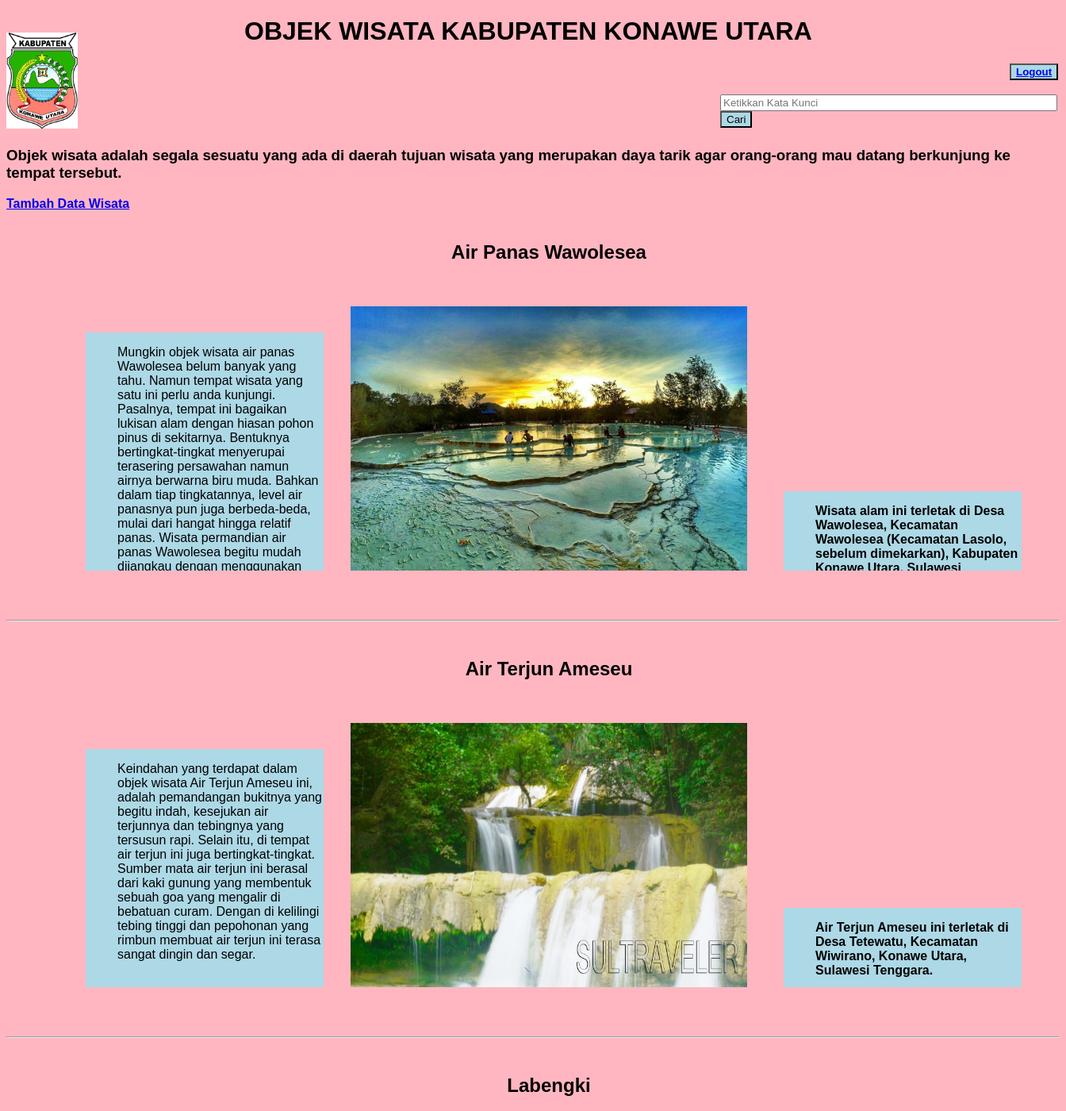
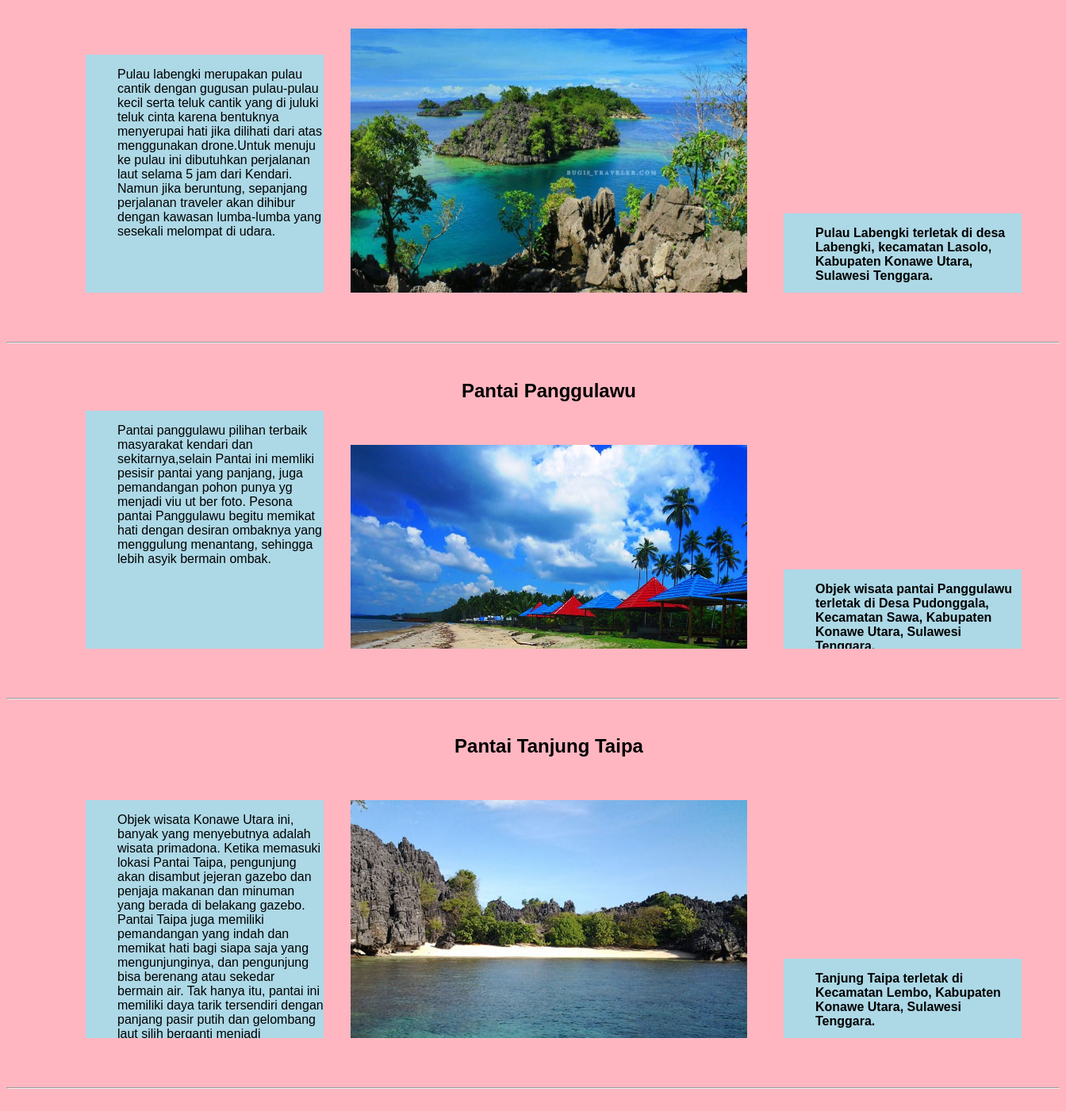
Page /pariwisata/index.php (signed in) on the committed database (2 pictures, top to bottom).
### tables this page shows
CREATE TABLE `objekwisata` (
  `Nama` varchar(50) NOT NULL,
  `Gambar` varchar(5000) NOT NULL,
  `Keterangan` text NOT NULL,
  `Alamat` varchar(500) NOT NULL
);

### pariwisata/function.php (called while the page is built, shortened)
<?php
$db = mysqli_connect("localhost","root","","wisata_konut");
function query($query) {
	global $db;
	$tb = mysqli_query($db, $query);
	$rows = [];
	while( $row = mysqli_fetch_assoc($tb) ){
		$rows[] =$row;
	}
	return $rows;
}
 ?>

### pariwisata/index.php (the view, shortened to what this page needs)
<?php
require 'function.php';
$objek_wisata = query ("SELECT *FROM objekwisata");
?>
<!DOCTYPE html>
<html>
<head>
</head>
<body>
    <h1><strong><marquee>OBJEK WISATA KABUPATEN KONAWE UTARA</marquee></strong></h1>
    <div class="logout">
        <button type="submit"> <a href="logout.php"><b>Logout</b> </a> </button>
    </div><br>
    <form action="" method="post">
        <div class="Cari">
            <input type="text" name="pencarian" size="50"
            placeholder="Ketikkan Kata Kunci">
            <button type="submit" name="cari">Cari</button>
        </div>
        <div class="img">
            <img src="img/logo.jpg" width="90" alt="Logo">
        </div>
    </form>
        <h3>Objek wisata adalah segala sesuatu yang ada di daerah tujuan wisata yang merupakan daya tarik agar orang-orang mau datang berkunjung ke tempat tersebut.</h3>
        <a href="tambah.php"><b>Tambah Data Wisata</b></a>
        <br><br>
        <?php foreach ( $objek_wisata as $row ) : ?>
    <ul>
        <center>
    	<h2><strong><?= $row["Nama"]; ?> </strong></h2>
        </center> <br>
    </ul>
    <ul>
    	<center>
    	<img src="img/<?= $row["Gambar"]; ?>" width=500">
    	</center>
   </ul>
   <div class="ket">
   <ul>
        <?= $row["Keterangan"]; ?>
   </ul>
   </div>
   <div class="alm">
   <ul>
    	<b><?= $row["Alamat"]; ?> </b>
    </ul>
    </div>
        <br><br><br>
        <hr>
        <br>
<?php endforeach; ?>
</body>
</html>

### pariwisata/index.php (style rules this page uses)
body { background-color: lightpink; font-family: sans-serif; }
h1 { margin-left: 300px; }
.logout { margin-left: 1265px; }
.Cari { margin-left: 900px }
.img { margin-top: -120px; }
button { background-color: lightblue; }
.ket { width: 300px; height: 300px; background-color: lightblue; overflow: scroll; margin-top: -320px; margin-left: 100px; }
.alm { width: 300px; height: 100px; background-color: lightblue; overflow: scroll; margin-top: -100px; margin-left: 980px; }

### rows in the picture
objekwisata: Nama "Air Panas Wawolesea", Gambar (picture), Keterangan "Mungkin objek wisata air panas Wawolesea belum banyak yang tahu. Namun tempat wisata yang satu ini perlu anda kunjungi. Pasalnya, tempat ini bagaikan lukisan alam dengan hiasan pohon pinus di sekitarnya. Bentuknya bertingkat-tingkat menyerupai terasering persawahan namun airnya berwarna biru muda. Bahkan dalam tiap tingkatannya, level air panasnya pun juga berbeda-beda, mulai dari hangat hingga relatif panas. Wisata permandian air panas Wawolesea begitu mudah dijangkau dengan menggunakan…", Alamat "Wisata alam ini terletak di Desa Wawolesea, Kecamatan Wawolesea (Kecamatan Lasolo, sebelum dimekarkan), Kabupaten…"
objekwisata: Nama "Air Terjun Ameseu", Gambar (picture), Keterangan "Keindahan yang terdapat dalam objek wisata Air Terjun Ameseu ini, adalah pemandangan bukitnya yang begitu indah, kesejukan air terjunnya dan tebingnya yang tersusun rapi. Selain itu, di tempat air terjun ini juga bertingkat-tingkat. Sumber mata air terjun ini berasal dari kaki gunung yang membentuk sebuah goa yang mengalir di bebatuan curam. Dengan di kelilingi tebing tinggi dan pepohonan yang rimbun membuat air terjun ini terasa sangat dingin dan segar.", Alamat "Air Terjun Ameseu ini terletak di Desa Tetewatu, Kecamatan Wiwirano, Konawe Utara, Sulawesi Tenggara."
objekwisata: Nama "Labengki", Gambar (picture), Keterangan "Pulau labengki merupakan pulau cantik dengan gugusan pulau-pulau kecil serta teluk cantik yang di juluki teluk cinta karena bentuknya menyerupai hati jika dilihati dari atas menggunakan drone.Untuk menuju ke pulau ini dibutuhkan perjalanan laut selama 5 jam dari Kendari. Namun jika beruntung, sepanjang perjalanan traveler akan dihibur dengan kawasan lumba-lumba yang sesekali melompat di udara.", Alamat "Pulau Labengki terletak di desa Labengki, kecamatan Lasolo, Kabupaten Konawe Utara, Sulawesi Tenggara."
objekwisata: Nama "Pantai Panggulawu", Gambar (picture), Keterangan "Pantai panggulawu pilihan terbaik masyarakat kendari dan sekitarnya,selain Pantai ini memliki pesisir pantai yang panjang, juga pemandangan pohon punya yg menjadi viu ut ber foto. Pesona pantai Panggulawu begitu memikat hati dengan desiran ombaknya yang menggulung menantang, sehingga lebih asyik bermain ombak.", Alamat "Objek wisata pantai Panggulawu terletak di Desa Pudonggala, Kecamatan Sawa, Kabupaten Konawe Utara, Sulawesi…"
objekwisata: Nama "Pantai Tanjung Taipa", Gambar (picture), Keterangan "Objek wisata Konawe Utara ini, banyak yang menyebutnya adalah wisata primadona. Ketika memasuki lokasi Pantai Taipa, pengunjung akan disambut jejeran gazebo dan penjaja makanan dan minuman yang berada di belakang gazebo. Pantai Taipa juga memiliki pemandangan yang indah dan memikat hati bagi siapa saja yang mengunjunginya, dan pengunjung bisa berenang atau sekedar bermain air. Tak hanya itu, pantai ini memiliki daya tarik tersendiri dengan panjang pasir putih dan gelombang laut silih berganti menjadi…", Alamat "Tanjung Taipa terletak di Kecamatan Lembo, Kabupaten Konawe Utara, Sulawesi Tenggara."
